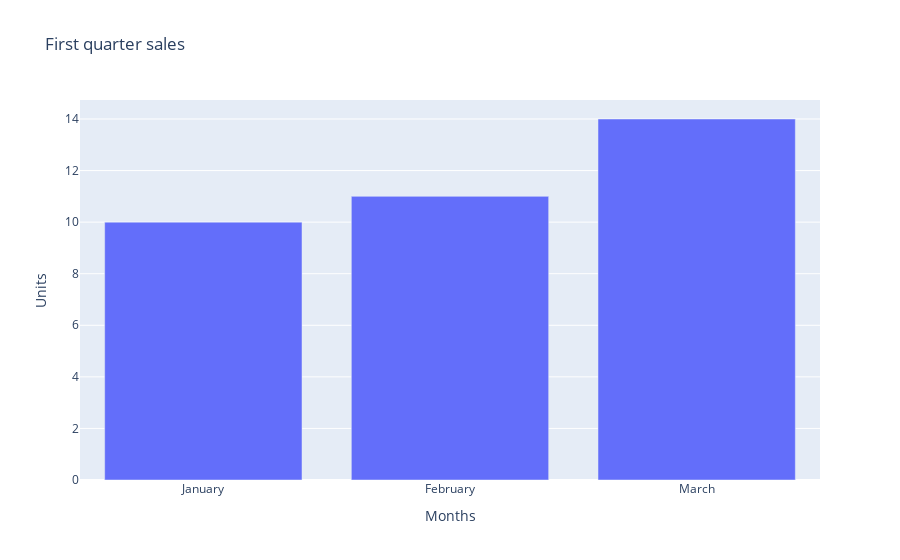

Notebook code for this chart:
### Markdown cell above
# Adding axes labels

### Code cell
layout = {'title': 'First quarter sales',
         "xaxis" : {'title' : 'Months'},
         "yaxis" : {'title' : 'Units'}}

fig = go.Figure(data , layout)

iplot(fig)

### Figure 1 — Plotly figure (JSON) as saved in the notebook; plotly's stock layout.template omitted (floating-point values rounded to 4 significant figures)
{"data": [{"type": "bar", "x": ["January", "February", "March"], "y": [10, 11, 14]}], "layout": {"title": {"text": "First quarter sales"}, "xaxis": {"title": {"text": "Months"}}, "yaxis": {"title": {"text": "Units"}}}}
